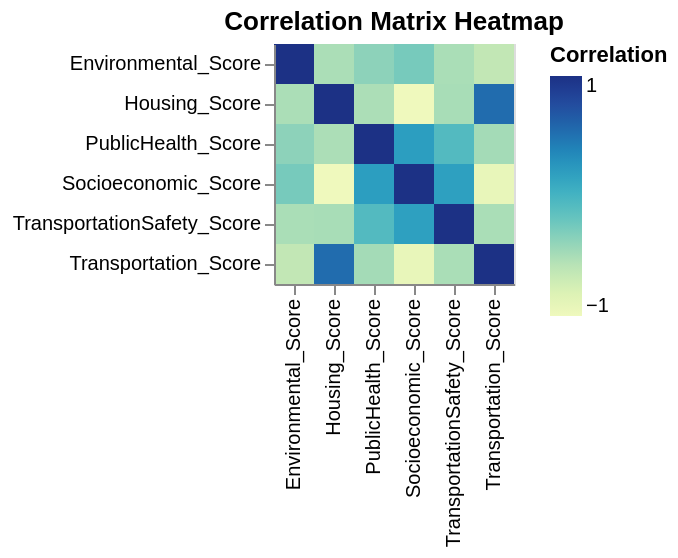

Notebook code for this chart:
### Code cell
import altair as alt

# Reshape the dataframe for the heatmap
correlation_matrix_melted = correlation_matrix.reset_index().melt('index')

# Create the heatmap
chart = alt.Chart(correlation_matrix_melted).mark_rect().encode(
    x=alt.X('index', title=''),  # Set x-axis title to empty string
    y=alt.Y('variable', title=''), # Set y-axis title to empty string
    color=alt.Color('value', title='Correlation'),
    tooltip=['index', 'variable', 'value']
).properties(
    title='Correlation Matrix Heatmap'
)

chart

### Figure 1 — Vega-Lite specification as saved in the notebook (floating-point values rounded to 4 significant figures)
{"config": {"view": {"continuousWidth": 300, "continuousHeight": 300}}, "data": {"name": "data-2a3bedc5f86eef086ba43ae83a27b3f3"}, "mark": {"type": "rect"}, "encoding": {"color": {"field": "value", "title": "Correlation", "type": "quantitative"}, "tooltip": [{"field": "index", "type": "nominal"}, {"field": "variable", "type": "nominal"}, {"field": "value", "type": "quantitative"}], "x": {"field": "index", "title": "", "type": "nominal"}, "y": {"field": "variable", "title": "", "type": "nominal"}}, "title": "Correlation Matrix Heatmap", "$schema": "https://vega.github.io/schema/vega-lite/v5.20.1.json", "datasets": {"data-2a3bedc5f86eef086ba43ae83a27b3f3": [{"index": "Socioeconomic_Score", "variable": "Socioeconomic_Score", "value": 1.0}, {"index": "Housing_Score", "variable": "Socioeconomic_Score", "value": -0.6517}, {"index": "Transportation_Score", "variable": "Socioeconomic_Score", "value": -0.5952}, {"index": "TransportationSafety_Score", "variable": "Socioeconomic_Score", "value": 0.3236}, {"index": "Environmental_Score", "variable": "Socioeconomic_Score", "value": -0.04527}, {"index": "PublicHealth_Score", "variable": "Socioeconomic_Score", "value": 0.3404}, {"index": "Socioeconomic_Score", "variable": "Housing_Score", "value": -0.6517}, {"index": "Housing_Score", "variable": "Housing_Score", "value": 1.0}, {"index": "Transportation_Score", "variable": "Housing_Score", "value": 0.6209}, {"index": "TransportationSafety_Score", "variable": "Housing_Score", "value": -0.2366}, {"index": "Environmental_Score", "variable": "Housing_Score", "value": -0.2481}, {"index": "PublicHealth_Score", "variable": "Housing_Score", "value": -0.2522}, {"index": "Socioeconomic_Score", "variable": "Transportation_Score", "value": -0.5952}, {"index": "Housing_Score", "variable": "Transportation_Score", "value": 0.6209}, {"index": "Transportation_Score", "variable": "Transportation_Score", "value": 1.0}, {"index": "TransportationSafety_Score", "variable": "Transportation_Score", "value": -0.2458}, {"index": "Environmental_Score", "variable": "Transportation_Score", "value": -0.3464}, {"index": "PublicHealth_Score", "variable": "Transportation_Score", "value": -0.2223}, {"index": "Socioeconomic_Score", "variable": "TransportationSafety_Score", "value": 0.3236}, {"index": "Housing_Score", "variable": "TransportationSafety_Score", "value": -0.2366}, {"index": "Transportation_Score", "variable": "TransportationSafety_Score", "value": -0.2458}, {"index": "TransportationSafety_Score", "variable": "TransportationSafety_Score", "value": 1.0}, {"index": "Environmental_Score", "variable": "TransportationSafety_Score", "value": -0.2461}, {"index": "PublicHealth_Score", "variable": "TransportationSafety_Score", "value": 0.1114}, {"index": "Socioeconomic_Score", "variable": "Environmental_Score", "value": -0.04527}, {"index": "Housing_Score", "variable": "Environmental_Score", "value": -0.2481}, {"index": "Transportation_Score", "variable": "Environmental_Score", "value": -0.3464}, {"index": "TransportationSafety_Score", "variable": "Environmental_Score", "value": -0.2461}, {"index": "Environmental_Score", "variable": "Environmental_Score", "value": 1.0}, {"index": "PublicHealth_Score", "variable": "Environmental_Score", "value": -0.1278}, {"index": "Socioeconomic_Score", "variable": "PublicHealth_Score", "value": 0.3404}, {"index": "Housing_Score", "variable": "PublicHealth_Score", "value": -0.2522}, {"index": "Transportation_Score", "variable": "PublicHealth_Score", "value": -0.2223}, {"index": "TransportationSafety_Score", "variable": "PublicHealth_Score", "value": 0.1114}, {"index": "Environmental_Score", "variable": "PublicHealth_Score", "value": -0.1278}, {"index": "PublicHealth_Score", "variable": "PublicHealth_Score", "value": 1.0}]}}
